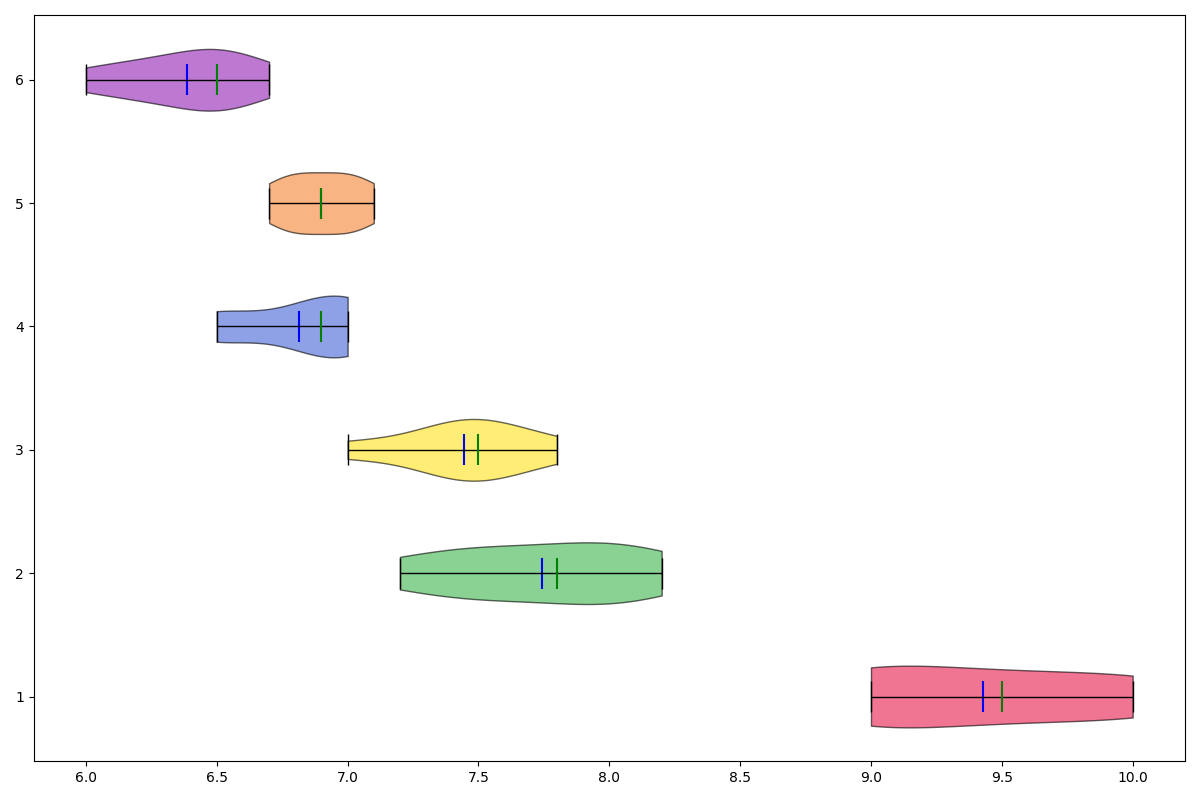

Recreate this plot in Python.
import matplotlib.pyplot as plt

children_sleep = [9, 9.5, 10, 9, 9.5, 9, 10]
teenagers_sleep = [7.2, 8, 7.5, 8, 7.8, 7.5, 8.2]
young_adults_sleep = [7, 7.5, 7.3, 7.8, 7.5, 7.4, 7.6]
adults_sleep = [6.5, 7, 6.8, 7, 6.9, 7, 6.5]
middle_aged_sleep = [6.7, 7, 6.8, 6.9, 7, 7.1, 6.8]
seniors_sleep = [6, 6.5, 6.2, 6.5, 6.7, 6.5, 6.3]

data = [children_sleep, teenagers_sleep, young_adults_sleep, adults_sleep, middle_aged_sleep, seniors_sleep]

fig, axs = plt.subplots(1, 1, figsize=(12, 8))

violin = axs.violinplot(data, vert=False, showmeans=True, showextrema=True, showmedians=True)

new_colors = ['#e6194b', '#3cb44b', '#ffe119', '#4363d8', '#f58231', '#911eb4']
for i, pc in enumerate(violin['bodies']):
    pc.set_facecolor(new_colors[i % len(new_colors)])
    pc.set_edgecolor('black')
    pc.set_alpha(0.6)

violin['cmeans'].set_color('blue')
violin['cmedians'].set_color('green')
for partname in ('cbars', 'cmins', 'cmaxes'):
    vp = violin[partname]
    vp.set_edgecolor('black')
    vp.set_linewidth(1)

plt.tight_layout()
plt.show()
